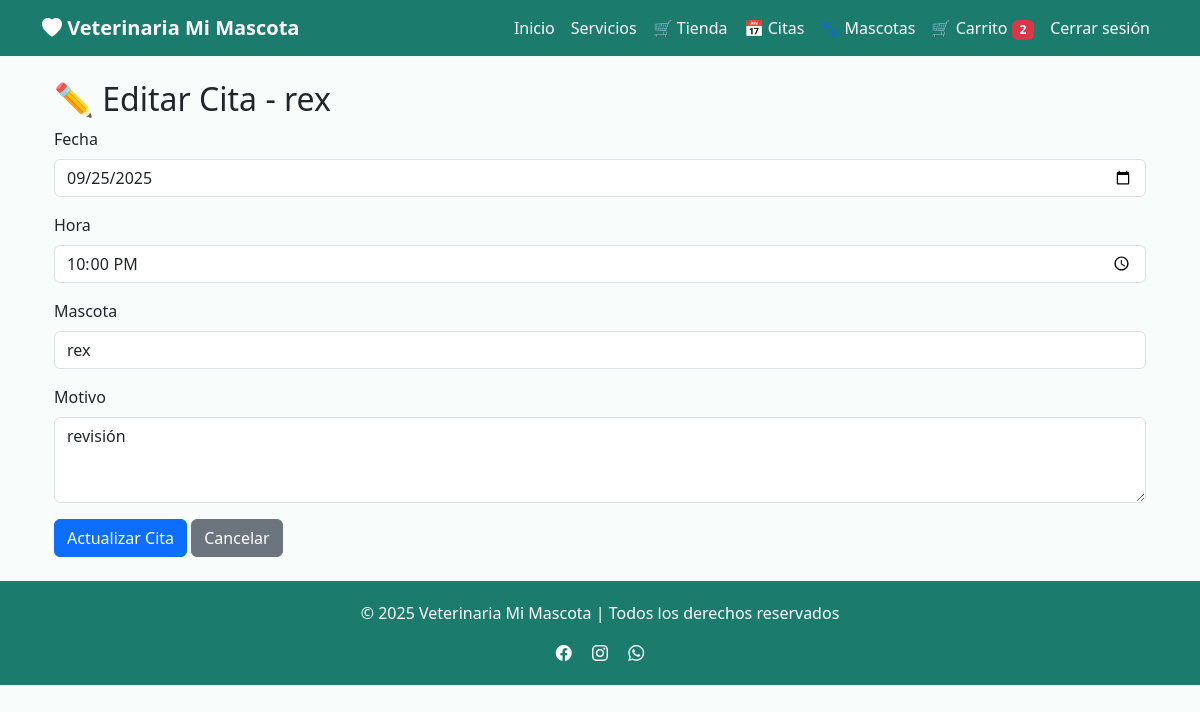
Page /citas/editar/2 (signed in) on the committed database.
### app/models/mascota.py (models this page shows, shortened)
class Mascota(db.Model):
    __tablename__ = "mascotas"
    id_mascota = db.Column(db.Integer, primary_key=True)
    nombre = db.Column(db.String(100), nullable=False)
    especie = db.Column(db.String(50), nullable=False)
    raza = db.Column(db.String(50))
    genero = db.Column(db.String(10))
    fecha_nacimiento = db.Column(db.Date)
    id_usuario = db.Column(db.Integer, db.ForeignKey("usuarios.id_usuario"), nullable=False)
    usuario = db.relationship('Usuario', back_populates='mascotas')
    historia_clinica = db.relationship('HistoriaClinica', back_populates='mascota', uselist=False)
    citas = db.relationship('Cita', back_populates='mascota')

### app/models/cita.py (models this page shows, shortened)
class Cita(db.Model):
    __tablename__ = 'citas'
    id_cita = db.Column(db.Integer, primary_key=True)
    fecha = db.Column(db.Date, nullable=False)
    hora = db.Column(db.Time, nullable=False)
    motivo = db.Column(db.String(100), nullable=False)
    estado = db.Column(db.String(20), default='pendiente')
    id_mascota = db.Column(db.Integer, db.ForeignKey('mascotas.id_mascota'), nullable=False)
    id_usuario = db.Column(db.Integer, db.ForeignKey('usuarios.id_usuario'), nullable=False)  # Dueño de la mascota
    id_veterinario = db.Column(db.Integer, db.ForeignKey('usuarios.id_usuario'), nullable=True)  # Veterinario asignado
    mascota = db.relationship('Mascota', back_populates='citas')
    historia_clinica = db.relationship('HistoriaClinica', back_populates='cita', uselist=False)
    usuario = db.relationship('Usuario', foreign_keys=[id_usuario], back_populates='citas_cliente')
    veterinario_rel = db.relationship('Usuario', foreign_keys=[id_veterinario], back_populates='citas_veterinario')
    __table_args__ = (
        db.UniqueConstraint('fecha', 'hora', name='_fecha_hora_uc'),
        db.Index('ix_cita_fecha', 'fecha'),
    )

### app/routes/citas.py (the view)
@citas_bp.route('/editar/<int:id_cita>')
@login_required
def editar_cita(id_cita):
    cita = Cita.query.get_or_404(id_cita)
    if cita.id_usuario != current_user.id_usuario:
        flash('❌ No tienes permiso para editar esta cita.', 'error')
        return redirect(url_for('citas.listar'))
    mascotas = Mascota.query.filter_by(id_usuario=current_user.id_usuario).all()
    return render_template('citas/editar.html', cita=cita, mascotas=mascotas)

### app/templates/citas/editar.html
{% extends "base.html" %}
{% block content %}
<div class="container mt-4">
    <h2>✏️ Editar Cita - {{ cita.mascota.nombre }}</h2>
    <form method="POST" action="{{ url_for('citas.actualizar_cita', id_cita=cita.id_cita) }}">
        <div class="mb-3">
            <label for="fecha" class="form-label">Fecha</label>
            <input type="date" name="fecha" id="fecha" class="form-control" value="{{ cita.fecha.strftime('%Y-%m-%d') }}" required>
        </div>
        <div class="mb-3">
            <label for="hora" class="form-label">Hora</label>
            <input type="time" name="hora" id="hora" class="form-control" value="{{ cita.hora.strftime('%H:%M') }}" required>
        </div>
        <div class="mb-3">
            <label for="id_mascota" class="form-label">Mascota</label>
            <select name="id_mascota" id="id_mascota" class="form-control" required>
                {% for mascota in mascotas %}
                    <option value="{{ mascota.id_mascota }}" {% if mascota.id_mascota == cita.id_mascota %}selected{% endif %}>
                        {{ mascota.nombre }}
                    </option>
                {% endfor %}
            </select>
        </div>
        <div class="mb-3">
            <label for="motivo" class="form-label">Motivo</label>
            <textarea name="motivo" id="motivo" class="form-control" rows="3">{{ cita.motivo }}</textarea>
        </div>
        <button type="submit" class="btn btn-primary">Actualizar Cita</button>
        <a href="{{ url_for('citas.listar_citas') }}" class="btn btn-secondary">Cancelar</a>
    </form>
</div>
{% endblock %}

### app/templates/base.html (style rules this page uses)
body { background-color: #f8fdfb; }

### rows in the picture
Mascota: mascota.nombre "rex"
Cita: fecha "09/25/2025", hora "22:00", id_mascota "rex", motivo "revisión"

### other values in the picture
{{ current_user.carrito.items|length }} "2"
